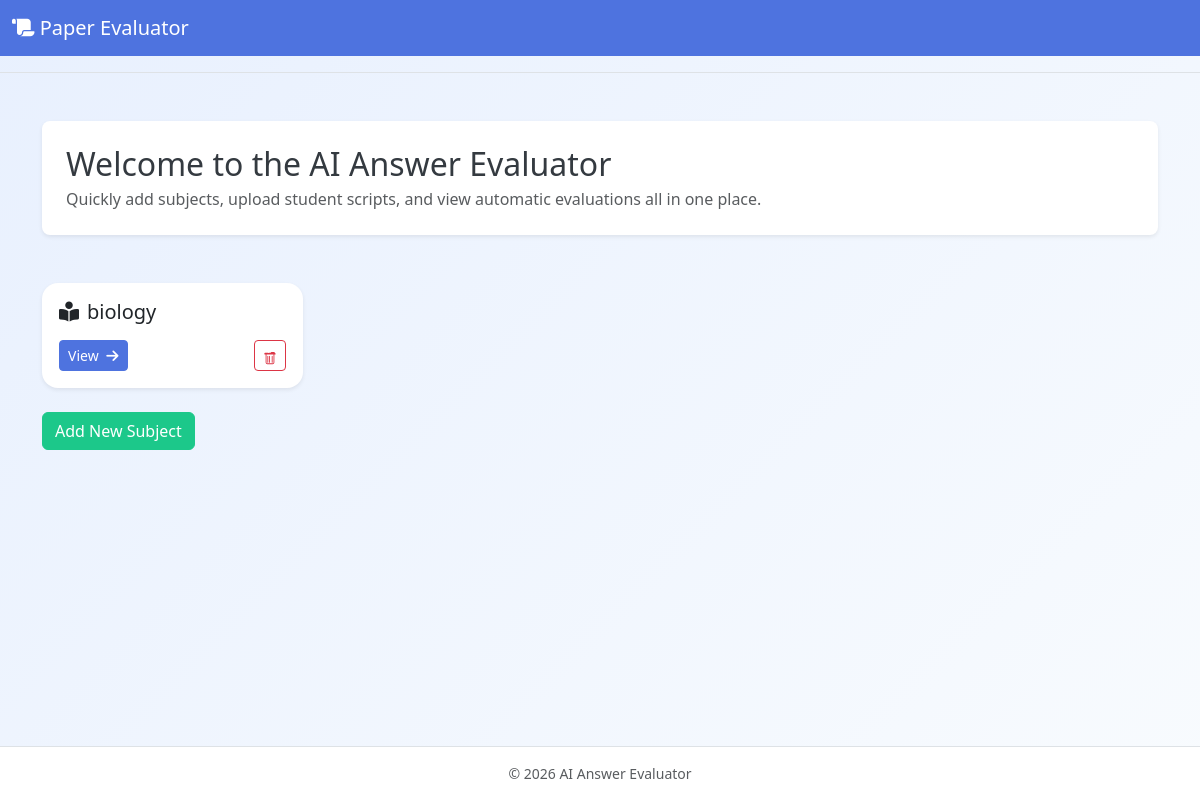
/, run on an earlier commit of the app's database.
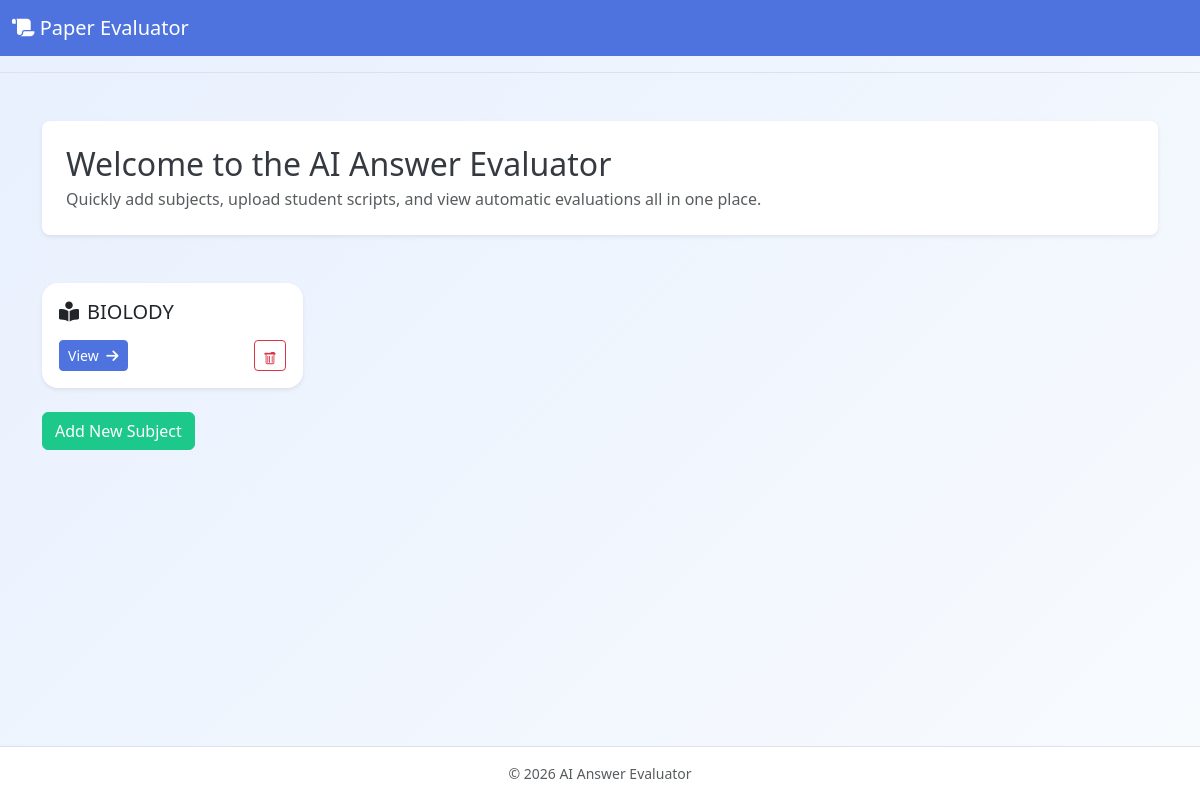
And on a later commit of the database.
### server.py (models this page shows)
class Subject(db.Model):
    id = db.Column(db.Integer, primary_key=True)
    name = db.Column(db.String(120), nullable=False)
    notes_path = db.Column(db.String(500))
    question_path = db.Column(db.String(500))  # store uploaded question paper
    vector_db_path = db.Column(db.String(500))
    evaluations = db.relationship('Evaluation', backref='subject', lazy=True)

### server.py (the view)
@app.route('/')
def dashboard():
    subjects = Subject.query.all()
    return render_template('dashboard.html', subjects=subjects)

### server.py (called while the page is built)
def now():
    return datetime.now(timezone.utc)

@app.context_processor
def inject_now():
    return {'now': now}

### templates/dashboard.html (shortened to what this page needs)
{% extends 'layout.html' %}
{% block content %}
<div class="row mb-4">
  <div class="col">
    <div class="p-4 bg-white rounded-3 shadow-sm">
      <h2 class="mb-1">Welcome to the AI Answer Evaluator</h2>
      <p class="mb-0 text-muted">Quickly add subjects, upload student scripts, and view automatic evaluations all in one place.</p>
    </div>
  </div>
</div>
<div class="row g-4 mt-3">
  {% for subj in subjects %}
  <div class="col-sm-6 col-md-4 col-lg-3">
    <div class="card subject-card shadow-sm h-100" onclick="window.location='{{ url_for('view_subject', subj_id=subj.id) }}';" style="cursor:pointer;">
      <div class="card-body d-flex flex-column justify-content-between">
        <h5 class="card-title text-truncate"><i class="fa-solid fa-book-open-reader me-2"></i>{{ subj.name }}</h5>
        <div class="d-flex justify-content-between align-items-center mt-2">
          <a href="{{ url_for('view_subject', subj_id=subj.id) }}" class="btn btn-sm btn-primary">View <i class="fa-solid fa-arrow-right ms-1"></i></a>
          <form method="post" action="{{ url_for('delete_subject', subj_id=subj.id) }}" onsubmit="return confirm('Delete subject {{ subj.name }} and all evaluations?');">
            <button type="submit" class="btn btn-sm btn-outline-danger ms-2" aria-label="Delete subject">
            </button>
          </form>
        </div>
      </div>
    </div>
  </div>
  {% endfor %}
</div>
<div class="row mt-4">
  <div class="col">
    <a href="{{ url_for('create_subject') }}" class="btn btn-success">Add New Subject</a>
  </div>
</div>
{% endblock %}

What changed in the data, as far as the page shows it:
changed Subject: name "biology" → "BIOLODY"
